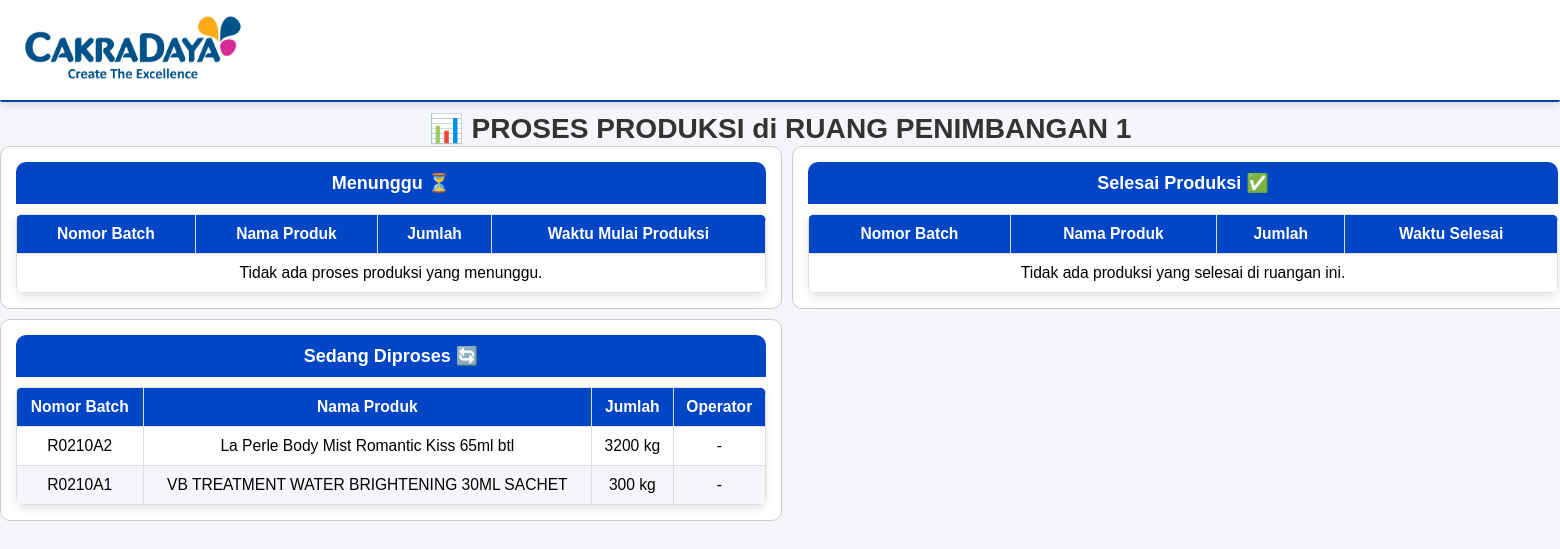
The page /monitoring/monitoring/ruang-penimbangan-1/ on the database as committed earlier.
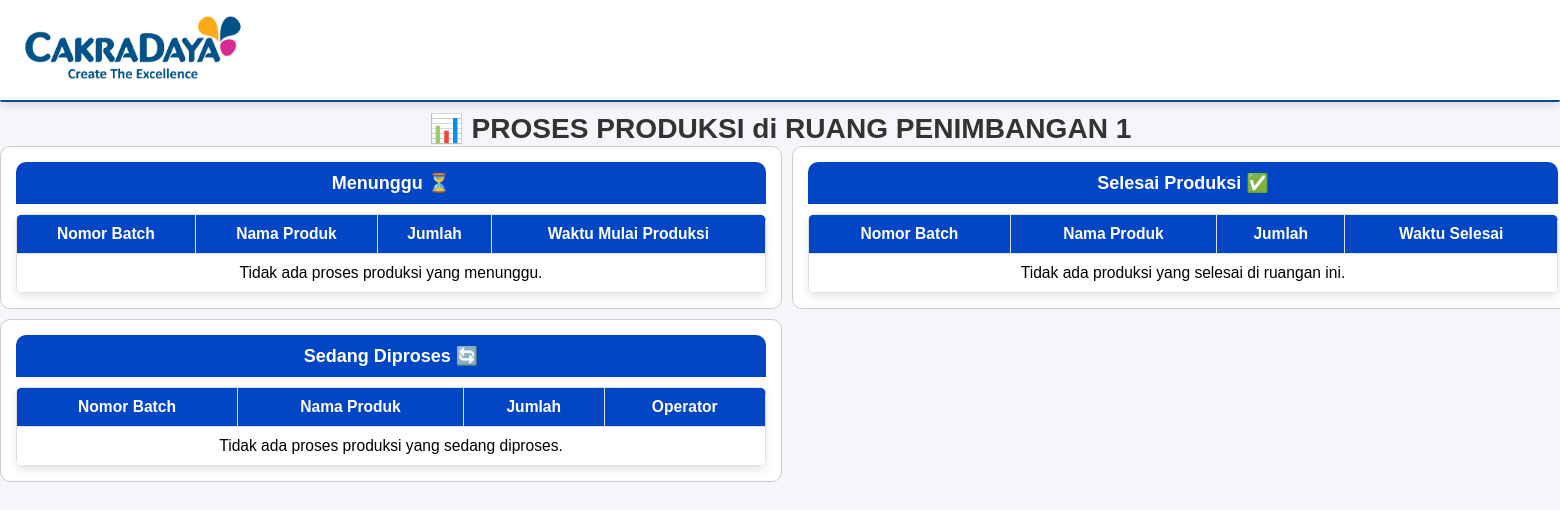
The same page on the database as committed later.
### produksi_monitoring/models.py (models this page shows, shortened)
class ProsesProduksi(models.Model):
    STATUS_CHOICES = [
        ('Menunggu', 'Menunggu Proses'),
        ('Sedang diproses', 'Sedang Diproses'),
        ('Siap Dipindahkan', 'Siap Dipindahkan'),
        ('Selesai', 'Selesai'),
    ]
    status = models.CharField(
        max_length=20,
        choices=STATUS_CHOICES,
        default='Menunggu',
        null=False,
        blank=False,
    )
    nama = models.ForeignKey("ItemDescription", on_delete=models.CASCADE)
    nomor_batch = models.CharField(
        max_length=20,
        unique=True,
        blank=True,
        null=False
    )
    jumlah = models.PositiveIntegerField()
    satuan = models.CharField(max_length=10, choices=[
        ('kg', 'Kilogram'), ('pcs', 'Pieces'), ('liter', 'Liter'), ('pack', 'Pack'),
    ], default='kg')
    ruangan = models.ForeignKey("Ruangan", on_delete=models.CASCADE)
    waktu_dibuat = models.DateTimeField(auto_now_add=True)
    waktu_mulai_produksi = models.DateTimeField(blank=True, null=True)
    waktu_selesai = models.DateTimeField(blank=True, null=True)
    class Meta:
        verbose_name = "Proses Produksi"
        verbose_name_plural = "Proses Produksi"

class ItemDescription(models.Model):
    barcode = models.CharField(max_length=20, unique=True, null=True, blank=True)
    description = models.CharField(max_length=255, unique=True)
    def __str__(self):
        return self.description

### produksi_monitoring/views.py (the view)
# urls.py: path('monitoring/<slug:ruangan_nama>/', monitoring_produksi_per_ruangan, name='monitoring_per_ruangan'),
def monitoring_produksi_per_ruangan(request, ruangan_nama):
    ruangan = get_object_or_404(Ruangan, nama__iexact=ruangan_nama.replace("-", " "))
    updated_count = ProsesProduksi.objects.filter(
        status="Menunggu", waktu_mulai_produksi__lte=now()
    ).update(status="Sedang Diproses")
    print(f"DEBUG: {updated_count} item diperbarui menjadi 'Sedang Diproses'.")
    proses_produksi = ProsesProduksi.objects.filter(ruangan=ruangan)
    menunggu = proses_produksi.filter(status="Menunggu").order_by('waktu_mulai_produksi')
    diproses = proses_produksi.filter(status="Sedang Diproses").order_by('waktu_mulai_produksi')
    siap_pindah = proses_produksi.filter(status="Siap Dipindahkan").order_by('-waktu_selesai')
    batch_yang_pernah_di_ruangan = ProsesProduksi.objects.filter(
        nomor_batch__in=ProsesProduksi.objects.filter(
            ruangan__nama=ruangan_nama
        ).values_list('nomor_batch', flat=True)
    ).values_list('nomor_batch', flat=True).distinct()
    selesai = ProsesProduksi.objects.filter(
        nomor_batch__in=batch_yang_pernah_di_ruangan,
        status__in=["Selesai", "Selesai Produksi"]
    ).order_by('-waktu_selesai')
    print(f"DEBUG: Ruangan: {ruangan_nama}, Total Selesai: {selesai.count()}")
    for produk in selesai:
        print(f"DEBUG: Batch: {produk.nomor_batch}, Selesai di {produk.ruangan.nama}, Waktu: {produk.waktu_selesai}")
    context = {
        "ruangan": ruangan,
        "proses_menunggu": menunggu,
        "proses_diproses": diproses,
        "proses_siap_pindah": siap_pindah,
        "proses_selesai": selesai,  # ⬅️ Tampilkan batch yang pernah melewati ruangan ini
    }
    return render(request, 'produksi_monitoring/monitoring_ruangan.html', context)

### produksi_monitoring/templates/produksi_monitoring/monitoring_ruangan.html (shortened to what this page needs)
{% load static %}
<!DOCTYPE html>
<html lang="id">
<head>
    <link rel="stylesheet" href="{% static 'css/custom_admin.css' %}">
    <link rel="stylesheet" href="https://cdnjs.cloudflare.com/ajax/libs/font-awesome/6.0.0/css/all.min.css">
</head>
<body>
    <header class="dashboard-header">
        <div class="header-left">
            <img src="{% static 'img/logo.png' %}" alt="Company Logo">
            <h1 class="header-title">Sistem Monitoring Produksi</h1>
        </div>
    </header>
    <h1 class="page-title">📊 PROSES PRODUKSI di {{ ruangan.nama }}</h1>
    <div class="ruangan-container">
        <div class="card card-menunggu">
            <div class="card-header">Menunggu ⏳</div>
            <div class="card-body">
                <table class="styled-table">
                    <thead>
                        <tr><th>Nomor Batch</th><th>Nama Produk</th><th>Jumlah</th><th>Waktu Mulai Produksi</th></tr>
                    </thead>
                    <tbody>
                        {% for produk in proses_menunggu %}
                        <tr class="status-menunggu">
                            <td>{{ produk.nomor_batch }}</td>
                            <td>{{ produk.nama }}</td>
                            <td>{{ produk.jumlah }} {{ produk.satuan }}</td>
                            <td>{{ produk.waktu_mulai_produksi|date:"d M Y, H:i" }}</td>
                        </tr>
                        {% empty %}
                        <tr><td colspan="4">Tidak ada proses produksi yang menunggu.</td></tr>
                        {% endfor %}
                    </tbody>
                </table>
            </div>
        </div>
        <div class="card card-diproses">
            <div class="card-header">Sedang Diproses 🔄</div>
            <div class="card-body">
                <table class="styled-table">
                    <thead>
                        <tr><th>Nomor Batch</th><th>Nama Produk</th><th>Jumlah</th><th>Operator</th></tr>
                    </thead>
                    <tbody>
                        {% for produk in proses_diproses %}
                        <tr class="status-diproses">
                            <td>{{ produk.nomor_batch }}</td>
                            <td>{{ produk.nama }}</td>
                            <td>{{ produk.jumlah }} {{ produk.satuan }}</td>
                            <td>{{ produk.operator|default:"-" }}</td>
                        </tr>
                        {% empty %}
                        <tr><td colspan="4">Tidak ada proses produksi yang sedang diproses.</td></tr>
                        {% endfor %}
                    </tbody>
                </table>
            </div>
        </div>
        <div class="card">
            <div class="card-header">Selesai Produksi ✅</div>
            <div class="card-body">
                <table class="styled-table">
                    <thead>
                        <tr><th>Nomor Batch</th><th>Nama Produk</th><th>Jumlah</th><th>Waktu Selesai</th></tr>
                    </thead>
                    <tbody>
                        {% for produk in proses_selesai %}
                        <tr class="status-selesai">
                            <td>{{ produk.nomor_batch }}</td>
                            <td>{{ produk.nama }}</td>
                            <td>{{ produk.jumlah }} {{ produk.satuan }}</td>
                            <td>{{ produk.waktu_selesai|date:"d M Y, H:i" }}</td>
                        </tr>
                        {% empty %}
                        <tr><td colspan="4">Tidak ada produksi yang selesai di ruangan ini.</td></tr>
                        {% endfor %}
                    </tbody>
                </table>
            </div>
        </div>
    </div>
</body>
</html>

Rows that differ between the two databases and show on the page:
removed ProsesProduksi: nomor_batch "R0210A2", nama "La Perle Body Mist Romantic Kiss 65ml btl", jumlah "3200", satuan "kg", operator "-"
removed ProsesProduksi: nomor_batch "R0210A1", nama "VB TREATMENT WATER BRIGHTENING 30ML SACHET", jumlah "300", satuan "kg", operator "-"
Other text that changed with them:
text now shown: "Tidak ada proses produksi yang sedang diproses."
